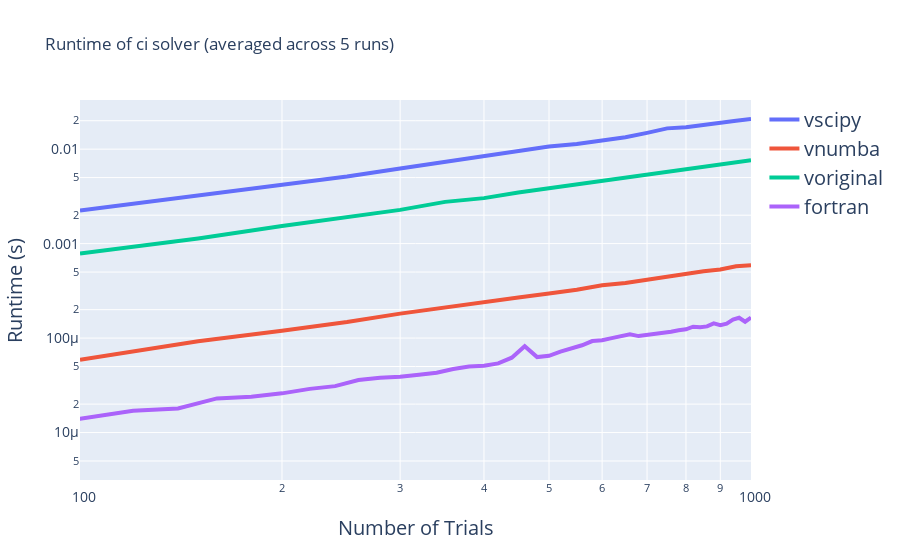

The notebook cell saved with this chart:
### Code cell
def run_and_record(path):
    for filename in os.listdir(path):
        if filename.endswith(".py"):
            module_name = filename[:-3]  # Remove .py extension
            if module_name.startswith("_"):
                continue
            file_path = os.path.join(path, filename)

            spec = importlib.util.spec_from_file_location(module_name, file_path)
            if spec is None or spec.loader is None:
                continue

            module = importlib.util.module_from_spec(spec)
            spec.loader.exec_module(module)

            if hasattr(module, "main"):
                results = []
                for n in range(0, 1001, 50):
                    total_runtime = 0
                    ci_val, gs_mol = 0, 0
                    for _ in range(5):  # Loop for 5 runs
                        start_time = time.time()
                        for _ in range(0, n):
                            ci_val, gs_mol = module.main(
                                ci,
                                lmr_z,
                                par_z,
                                gb_mol,
                                je,
                                cair,
                                oair,
                                rh_can,
                                p,
                                iv,
                                c,
                            )
                        end_time = time.time()
                        runtime = end_time - start_time
                        total_runtime += runtime
                    average_runtime = total_runtime / 5  # Compute the average runtime
                    results.append((ci_val, gs_mol, n, average_runtime))

                with open(f"{path}/{module_name}_runtime.txt", "w") as f:
                    for ci_val, gs_mol, n, runtime in results:
                        f.write(f"{ci_val}, {gs_mol}, {n}, {runtime}\n")


def plot_runtimes(path):
    dataframes = {}

    for filename in os.listdir(path):
        if filename.endswith("_runtime.txt"):
            with open(os.path.join(path, filename), "r") as f:
                dataframes[filename] = pd.read_csv(
                    f, names=["ci", "gs_mol", "Trials", "Runtime"]
                )

    fig = go.Figure()

    for file in dataframes.keys():
        file_df = dataframes[file]
        fig.add_trace(
            go.Scatter(
                # Ignore the first trial, which is when numba gets initialized.
                x=file_df["Trials"][2:],
                y=file_df["Runtime"][2:],
                mode="lines",
                line=dict(width=4),
                name=file[:-12]
            )
        )

    fig.update_layout(
        title="Runtime of ci solver (averaged across 5 runs)",
        xaxis_title="Number of Trials",
        yaxis_title="Runtime (s)",
        legend_font=dict(size=20),
        xaxis=dict(tickfont=dict(size=14)),  # Set x-axis tick label font size to 14
        yaxis=dict(tickfont=dict(size=14))   # Set y-axis tick label font size to 14
    )

    fig.update_xaxes(type="log", range=[2, 3], title_font=dict(size=20), tickfont=dict(size=14))
    fig.update_yaxes(type="log", title_font=dict(size=20))

    fig.show()


if __name__ == "__main__":
    run_and_record("runtime_scripts/python/comparisons")
    plot_runtimes("runtime_scripts/python/comparisons")

### Figure 1 — Plotly figure (JSON) as saved in the notebook; plotly's stock layout.template omitted (floating-point values rounded to 4 significant figures)
{"data": [{"line": {"width": 4}, "mode": "lines", "name": "vscipy", "type": "scatter", "x": [100, 150, 200, 250, 300, 350, 400, 450, 500, 550, 600, 650, 700, 750, 800, 850, 900, 950, 1000], "y": [0.00224, 0.003208, 0.004161, 0.005127, 0.006256, 0.007319, 0.008331, 0.009347, 0.01065, 0.01134, 0.01235, 0.01335, 0.01488, 0.0166, 0.01709, 0.01818, 0.01909, 0.01998, 0.02085]}, {"line": {"width": 4}, "mode": "lines", "name": "vnumba", "type": "scatter", "x": [100, 150, 200, 250, 300, 350, 400, 450, 500, 550, 600, 650, 700, 750, 800, 850, 900, 950, 1000], "y": [5.898e-05, 9.274e-05, 0.0001198, 0.000148, 0.0001816, 0.0002128, 0.0002394, 0.0002697, 0.000296, 0.0003246, 0.0003632, 0.0003834, 0.000414, 0.0004467, 0.0004758, 0.0005112, 0.0005319, 0.0005756, 0.0005902]}, {"line": {"width": 4}, "mode": "lines", "name": "voriginal", "type": "scatter", "x": [100, 150, 200, 250, 300, 350, 400, 450, 500, 550, 600, 650, 700, 750, 800, 850, 900, 950, 1000], "y": [0.0007843, 0.001136, 0.001539, 0.001926, 0.002277, 0.002767, 0.003031, 0.003476, 0.003858, 0.004233, 0.0046, 0.00503, 0.005451, 0.005757, 0.006127, 0.006478, 0.006904, 0.007265, 0.007623]}, {"line": {"width": 4}, "mode": "lines", "name": "fortran", "type": "scatter", "x": [40, 60, 80, 100, 120, 140, 160, 180, 200, 220, 240, 260, 280, 300, 320, 340, 360, 380, 400, 420, 440, 460, 480, 500, 520, 540, 560, 580, 600, 620, 640, 660, 680, 700, 720, 740, 760, 780, 800, 820, 840, 860, 880, 900, 920, 940, 960, 980, 1000], "y": [5e-06, 9e-06, 1e-05, 1.4e-05, 1.7e-05, 1.8e-05, 2.3e-05, 2.4e-05, 2.6e-05, 2.9e-05, 3.1e-05, 3.6e-05, 3.8e-05, 3.9e-05, 4.1e-05, 4.3e-05, 4.7e-05, 5e-05, 5.1e-05, 5.4e-05, 6.2e-05, 8.2e-05, 6.3e-05, 6.5e-05, 7.2e-05, 7.8e-05, 8.4e-05, 9.3e-05, 9.5e-05, 0.0001, 0.000104, 0.00011, 0.000105, 0.000108, 0.000109, 0.000114, 0.000117, 0.000121, 0.000124, 0.000132, 0.00013, 0.000133, 0.000143, 0.000137, 0.000142, 0.000157, 0.000164, 0.000149, 0.000165]}], "layout": {"legend": {"font": {"size": 20}}, "title": {"text": "Runtime of ci solver (averaged across 5 runs)"}, "xaxis": {"range": [2, 3], "tickfont": {"size": 14}, "title": {"font": {"size": 20}, "text": "Number of Trials"}, "type": "log"}, "yaxis": {"tickfont": {"size": 14}, "title": {"font": {"size": 20}, "text": "Runtime (s)"}, "type": "log"}}}
